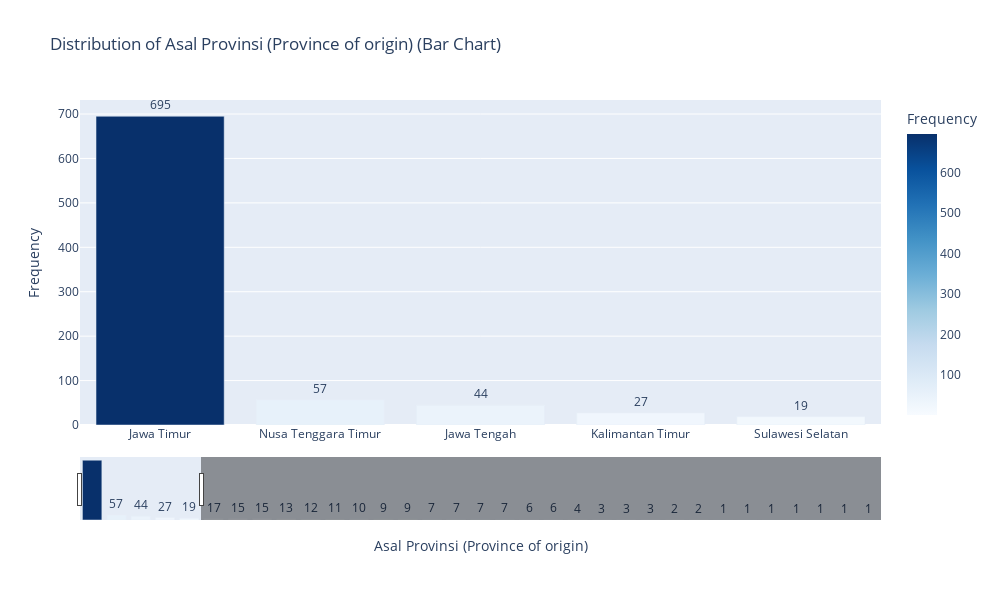

Notebook code for this chart:
### Markdown cell above
### Distribusi Asal Provinsi

### Code cell
plot_vertical_bar(demografi_df, 'Asal Provinsi (Province of origin)')

### Figure 1 — Plotly figure (JSON) as saved in the notebook; plotly's stock layout.template omitted (floating-point values rounded to 4 significant figures)
{"data": [{"hovertemplate": "Asal Provinsi (Province of origin)=%{x}<br>Frequency=%{marker.color}<extra></extra>", "legendgroup": "", "marker": {"color": [695, 57, 44, 27, 19, 17, 15, 15, 13, 12, 11, 10, 9, 9, 7, 7, 7, 7, 6, 6, 4, 3, 3, 3, 2, 2, 1, 1, 1, 1, 1, 1, 1], "coloraxis": "coloraxis", "pattern": {"shape": ""}}, "name": "", "orientation": "v", "showlegend": false, "text": [695.0, 57.0, 44.0, 27.0, 19.0, 17.0, 15.0, 15.0, 13.0, 12.0, 11.0, 10.0, 9.0, 9.0, 7.0, 7.0, 7.0, 7.0, 6.0, 6.0, 4.0, 3.0, 3.0, 3.0, 2.0, 2.0, 1.0, 1.0, 1.0, 1.0, 1.0, 1.0, 1.0], "textposition": "outside", "type": "bar", "x": ["Jawa Timur", "Nusa Tenggara Timur", "Jawa Tengah", "Kalimantan Timur", "Sulawesi Selatan", "Kalimantan Utara", "Bali", "Nusa Tenggara Barat", "Sulawesi Tengah", "Kalimantan Tengah", "Sumatera Utara", "Papua Barat", "Jawa Barat", "Maluku", "Kalimantan Selatan", "DKI Jakarta", "Kalimantan Barat", "Sulawesi Utara", "Papua Barat Daya", "Gorontalo", "Kepulauan Riau", "Sulawesi Tenggara", "Papua Selatan", "Not from Indonesia", "Riau", "Papua", "Papua Tengah", "Papua Pegunungan", "Bangka Belitung", "Sumatera Selatan", "Lampung", "Maluku Utara", "Daerah Istimewa<br>Yogyakarta"], "xaxis": "x", "y": [695, 57, 44, 27, 19, 17, 15, 15, 13, 12, 11, 10, 9, 9, 7, 7, 7, 7, 6, 6, 4, 3, 3, 3, 2, 2, 1, 1, 1, 1, 1, 1, 1], "yaxis": "y"}], "layout": {"barmode": "relative", "coloraxis": {"colorbar": {"title": {"text": "Frequency"}}, "colorscale": [[0, "rgb(247,251,255)"], [0.125, "rgb(222,235,247)"], [0.25, "rgb(198,219,239)"], [0.375, "rgb(158,202,225)"], [0.5, "rgb(107,174,214)"], [0.625, "rgb(66,146,198)"], [0.75, "rgb(33,113,181)"], [0.875, "rgb(8,81,156)"], [1, "rgb(8,48,107)"]]}, "height": 600, "legend": {"tracegroupgap": 0}, "title": {"text": "Distribution of Asal Provinsi (Province of origin) (Bar Chart)"}, "width": 1000, "xaxis": {"anchor": "y", "categoryarray": ["Jawa Timur", "Nusa Tenggara Timur", "Jawa Tengah", "Kalimantan Timur", "Sulawesi Selatan", "Kalimantan Utara", "Bali", "Nusa Tenggara Barat", "Sulawesi Tengah", "Kalimantan Tengah", "Sumatera Utara", "Papua Barat", "Jawa Barat", "Maluku", "Kalimantan Selatan", "DKI Jakarta", "Kalimantan Barat", "Sulawesi Utara", "Papua Barat Daya", "Gorontalo", "Kepulauan Riau", "Sulawesi Tenggara", "Papua Selatan", "Not from Indonesia", "Riau", "Papua", "Papua Tengah", "Papua Pegunungan", "Bangka Belitung", "Sumatera Selatan", "Lampung", "Maluku Utara", "Daerah Istimewa<br>Yogyakarta"], "categoryorder": "array", "domain": [0, 1], "range": [-0.5, 4.5], "rangeslider": {"visible": true}, "title": {"text": "Asal Provinsi (Province of origin)"}, "type": "category"}, "yaxis": {"anchor": "x", "domain": [0, 1], "title": {"text": "Frequency"}}}}
